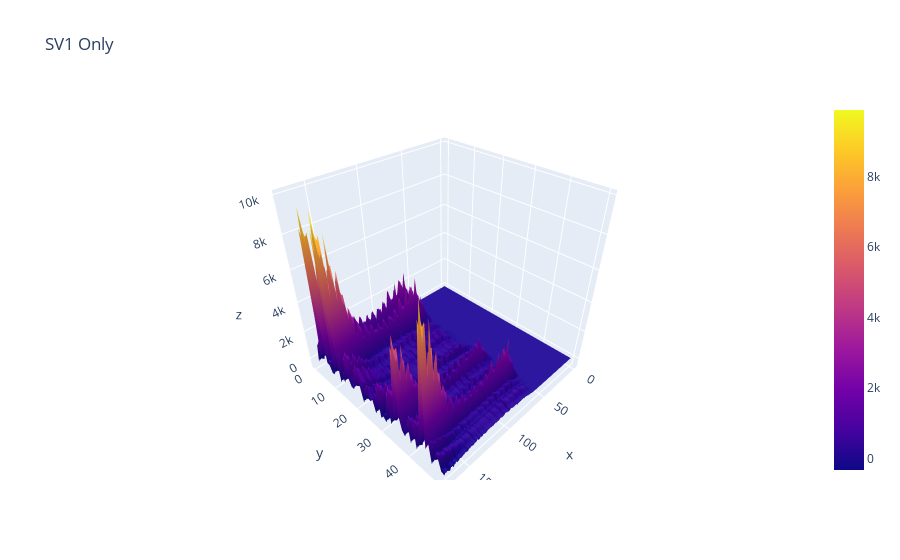

Notebook cell for this chart:
### Code cell
coviddata_scaled = coviddeathsdata-coviddeathsdata.mean()
u, s, v = np.linalg.svd(coviddata_scaled, full_matrices=True)
var_explained = np.round(s**2/np.sum(s**2), decimals=3)
labels= ['SV'+str(i) for i in range(1,51)]
svd_df = pd.DataFrame(u[:,0:50], index=coviddata_meta["state"].tolist(), columns=labels)
svd_df=svd_df.reset_index()
svd_df.rename(columns={'index':'state'}, inplace=True)
s = np.diag(s)
approx_uptorank1_meancentered = u[:,:1] @ s[0:1,:1] @ v[:1,:]
a = coviddeathsdata.mean()
b = a.values
approx_uptorank1 = approx_uptorank1_meancentered + b
fig = go.Figure(data=[go.Surface(z=approx_uptorank1)])
fig.update_layout(title='SV1 Only',autosize=True)
fig.show()

### Figure 1 — Plotly figure (JSON) as saved in the notebook; plotly's stock layout.template omitted (floating-point values rounded to 4 significant figures; data arrays with more than 128 entries replaced by an {"elided": "..."} marker saying what was removed)
{"data": [{"type": "surface", "z": {"elided": "51x173 float values"}}], "layout": {"autosize": true, "title": {"text": "SV1 Only"}}}
